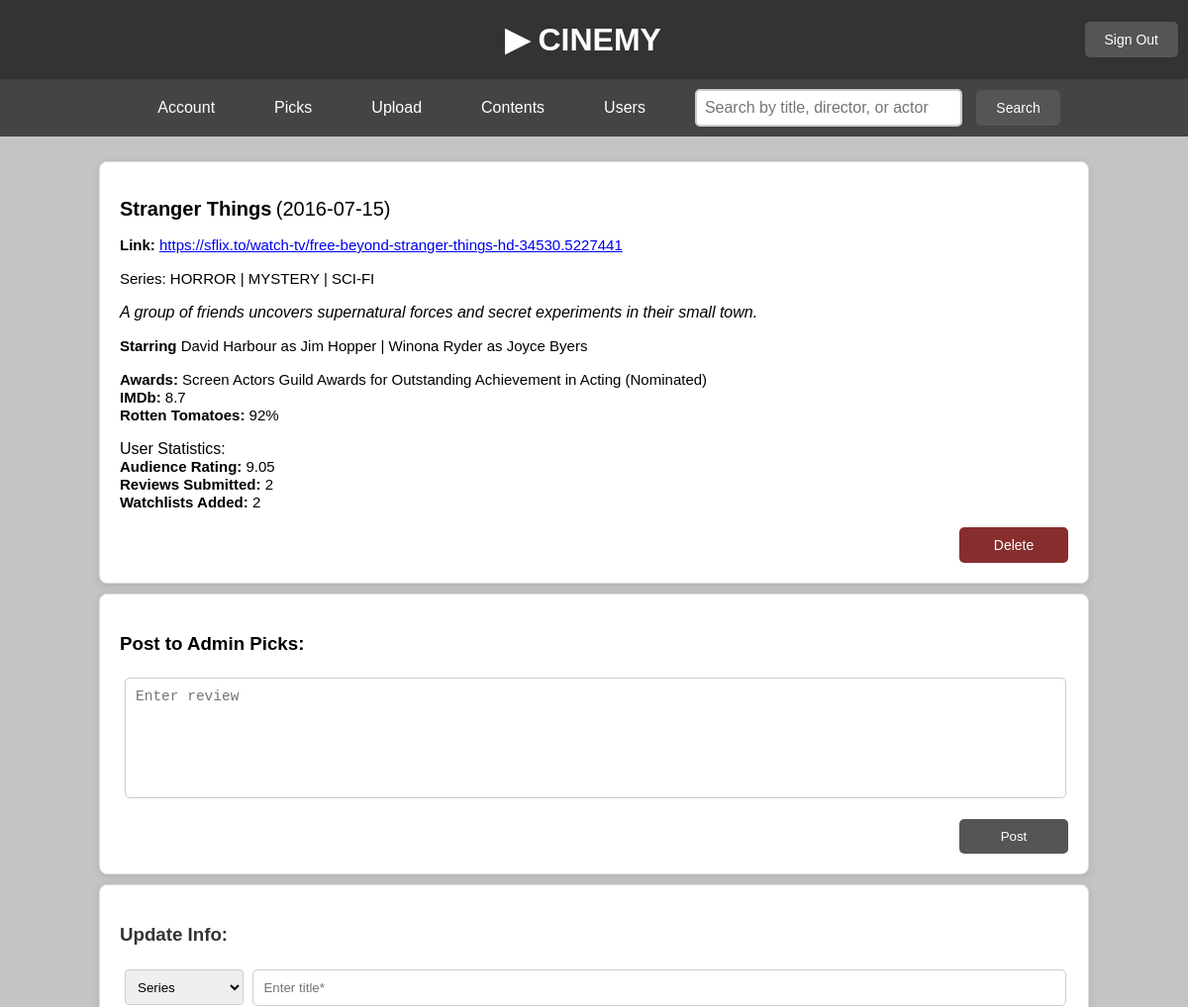
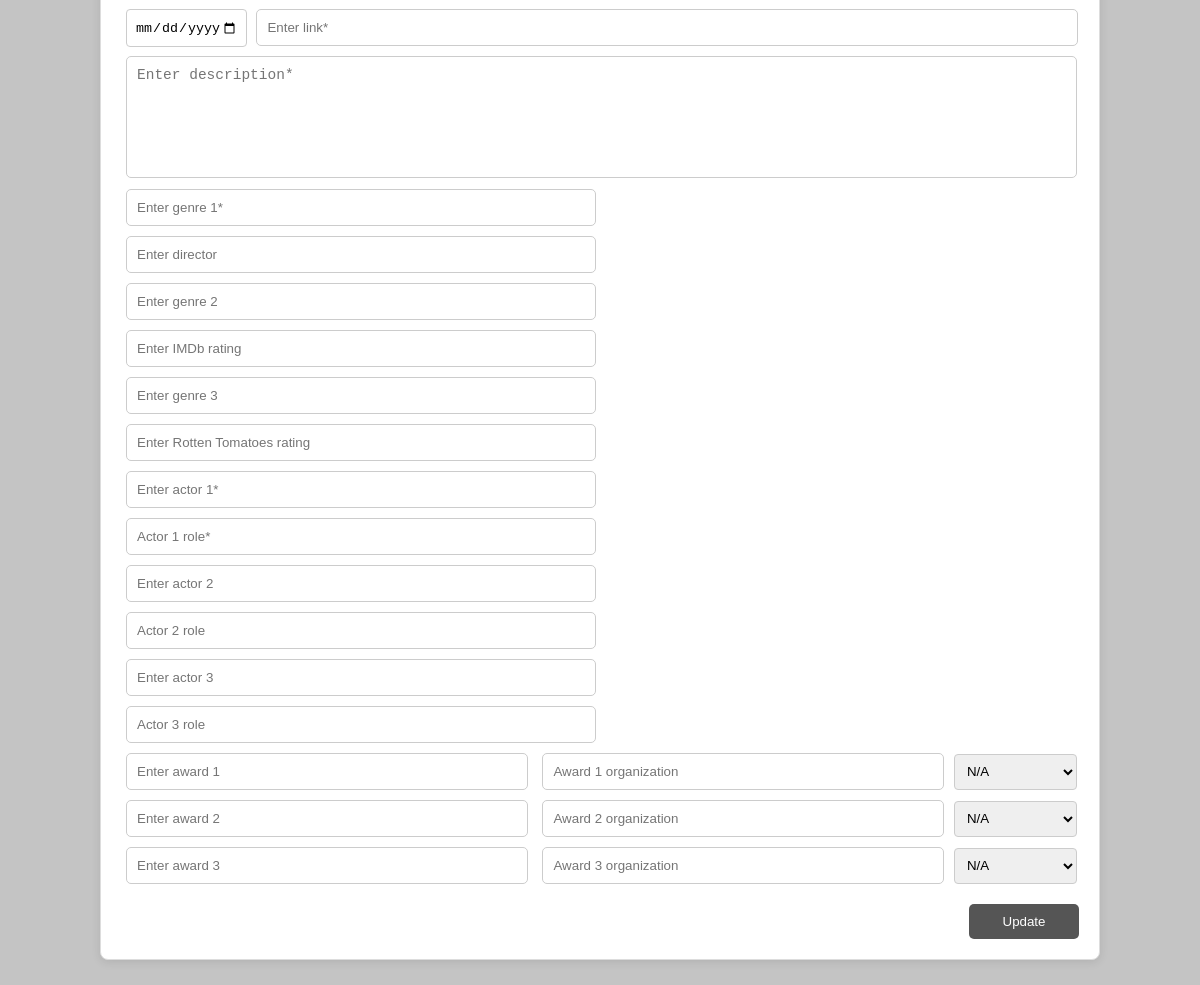
The page /admin_series.php?series_id=3 (signed in) on the database its author committed (2 pictures, top to bottom).
### tables this page shows
CREATE TABLE `series` (
  `series_id` int NOT NULL AUTO_INCREMENT,
  `series_title` varchar(60) DEFAULT NULL,
  `series_link` varchar(800) NOT NULL,
  `series_description` varchar(1000) DEFAULT NULL,
  `imdb_rating` decimal(3,1) DEFAULT NULL,
  `rotten_tomatoes_rating` int DEFAULT NULL,
  `release_date` date DEFAULT NULL,
  PRIMARY KEY (`series_id`)
);

### admin_series.php (the view, shortened to what this page needs)
<?php
require '_DB_connection.php';
$username = $_SESSION['username'];
if (isset($_GET['series_id'])) {
    $series_id = $_GET['series_id'];
} else {
    $series_id = $_POST['content_id'];
}
$query = "SELECT AVG(rating) FROM series_reviews WHERE series_id = ?";
$stmt = $conn->prepare($query);
$stmt->bind_param("i", $series_id);
$stmt->execute();
$stmt->bind_result($avg_rating);
$query = "SELECT COUNT(rating) FROM series_reviews WHERE series_id = ?";
$stmt = $conn->prepare($query);
$stmt->bind_param("i", $series_id);
$stmt->execute();
$stmt->bind_result($num_reviews);
$query = "SELECT COUNT(series_watchlist_id) FROM series_watchlists WHERE series_id =?";
$stmt = $conn->prepare($query);
$stmt->bind_param("i", $series_id);
$stmt->execute();
$stmt->bind_result($num_watchlists);
$query =
    "SELECT
        m.series_id AS id, m.series_title AS title, m.series_description AS description, m.imdb_rating, m.rotten_tomatoes_rating, m.release_date, m.series_link AS link,
        GROUP_CONCAT(DISTINCT g.genre ORDER BY g.genre ASC SEPARATOR ' | ') AS genres,
        '' AS director,
        GROUP_CONCAT(DISTINCT CONCAT(a.actor_name, ' as ', aim.role) ORDER BY a.actor_name ASC SEPARATOR ' | ') AS actors,
        GROUP_CONCAT(DISTINCT CONCAT(ma.award_org, ' for ', ma.award_title, ' (', ma.award_status, ')') ORDER BY ma.award_org ASC SEPARATOR ' | ') AS awards
    FROM series m
    LEFT JOIN series_genres mg ON m.series_id = mg.series_id
    LEFT JOIN genres g ON mg.genre_id = g.genre_id
    LEFT JOIN acted_in_series aim ON m.series_id = aim.series_id
    LEFT JOIN actors a ON aim.series_actor_id = a.actor_id
    LEFT JOIN series_awards ma ON m.series_id = ma.series_id
    WHERE m.series_id = ?;";
$stmt = $conn->prepare($query);
$stmt->bind_param("i", $series_id);
$stmt->execute();
$result = $stmt->get_result();
$content_info = $result->fetch_assoc();
$pick_details = [];
?>
<!DOCTYPE html>
<html lang="en">
<head>
</head>
<body>
<header>
    <h1>▶ CINEMY</h1>
    <form action="user_homepage.php" method="POST" style="display: inline;">
        <button type="submit" name="logout" class="logout-btn">Sign Out</button>
    </form>
</header>
<div class="menu-bar">
    <a href="admin_account.php">Account</a>
    <a href="admin_picks.php">Picks</a>
    <a href="admin_upload.php">Upload</a>
    <a href="admin_table_content.php">Contents</a>
    <a href="admin_table_users.php">Users</a>
    <div class="search-bar">
        <form action="admin_search.php" method="GET">
            <input type="text" name="search_query" placeholder="Search by title, director, or actor" required>
            <button type="submit">Search</button>
        </form>
    </div>
</div>
<main>
    <?php if (!$content_info['title']): ?>
        <div class="nothing-box">
            <div class="sorry-message">
                <h3>Nothing here!</h3>
            </div>
        </div>
    <?php else: ?>
        <div class="content-box">
            <p><span style="font-size: 20px; font-weight: bold;"><?php echo htmlspecialchars($content_info['title']); ?></span>
            <span style="font-size: 20px;">(<?php $release_date = new DateTime($content_info['release_date']); echo $release_date->format('Y-m-d');?>)</span></p>
            <p><span style="font-size: 15px;"><strong>Link: </strong> <a href="<?php echo htmlspecialchars($content_info['link']); ?>" target="_blank"><?php echo htmlspecialchars($content_info['link']); ?></a></span></p>
            <span style="font-size: 15px;">Series: <?php echo strtoupper(htmlspecialchars($content_info['genres'])); ?></span><br>
            <p><em><span style="font-size: 16px;"><?php echo htmlspecialchars($content_info['description']); ?></span></em></p>
            <?php if ($content_info['actors']): ?>
                <span style="font-size: 15px;"><strong>Starring </strong> <?php echo htmlspecialchars($content_info['actors']); ?></span>
            <?php endif; ?>
            <?php if ($content_info['awards']): ?>
                <span style="font-size: 15px;"><strong>Awards: </strong> <?php echo htmlspecialchars($content_info['awards']); ?></span><br>
            <?php endif; ?>
            <?php if ($content_info['imdb_rating']): ?>
                <span style="font-size: 15px;"><strong>IMDb: </strong><?php echo htmlspecialchars($content_info['imdb_rating']); ?></span><br>
            <?php endif; ?>
            <?php if ($content_info['rotten_tomatoes_rating']): ?>
                <span style="font-size: 15px;"><strong>Rotten Tomatoes: </strong> <?php echo htmlspecialchars($content_info['rotten_tomatoes_rating']); ?>%</span>
            <?php endif; ?>
            <p> User Statistics: <br>
            <span style="font-size: 15px;"><strong>Audience Rating: </strong> <?php echo htmlspecialchars(number_format($avg_rating, 2)); ?></span><br>
            <span style="font-size: 15px;"><strong>Reviews Submitted: </strong> <?php echo htmlspecialchars($num_reviews); ?></span><br>
            <span style="font-size: 15px;"><strong>Watchlists Added: </strong> <?php echo htmlspecialchars($num_watchlists); ?></span>
            <form action="admin_series.php" method="POST">
                <button type="submit" class="delete-btn">Delete</button>
            </form>
        </div>
        <?php if ($pick_details): ?>
            <div class="content-box">
                <h3>Your Pick Review:</h3>
                <p><span style="font-style: italic; font-size: 15px;">"<?php echo htmlspecialchars($pick_details['admin_pick_review']); ?>"</span>
                - <span style="font-weight: bold; font-size: 15px;"><?php echo ucwords(strtolower(htmlspecialchars($username))); ?></span><br>
                <span style="font-size: 14px;">~ <?php echo htmlspecialchars($pick_details['date_added']) . '</span>'; ?>
                <form action="admin_series.php" method="POST">
                    <input type="hidden" name="delete_pick" value="<?php echo $content_info['id']; ?>">
                    <button type="submit" class="delete-btn">Delete</button>
                </form>
        </div>
        <?php else: ?>
            <div class="content-box">
                <h3>Post to Admin Picks:</h3>
                <form action="admin_series.php" method="POST">
                    <div class="description">
                        <textarea name="pick_review" rows="5" placeholder="Enter review" required></textarea>
                    </div>
                    <button type="submit" class="add-new">Post</button>
                </form>
            </div>
        <?php endif;?>
        <div class="content-box">
            <h3 style="color: #333">Update Info:</h3>
            <form action="admin_series.php" method="POST">
                <select name="content_type" class="type">
                    <option value="series">Series</option>
                </select>
                <input class="title-input-bar" type="text" name="title" placeholder="Enter title*" required><br>
                <input class="date" type="date" name="release_date" required>
                <input class="title-input-bar" type="text" name="link" placeholder="Enter link*" required><br>
                <div class="description">
                    <textarea name="description" rows="5" placeholder="Enter description*" required></textarea>
                </div>
                <input class="input-bar" type="text" name="genre1" placeholder="Enter genre 1*" required>
                <input class="input-bar" type="text" name="director" placeholder="Enter director"><br>
                <input class="input-bar" type="text" name="genre2" placeholder="Enter genre 2">
                <input class="input-bar" type="number" min="0" max="10" step="0.1" name="imdb" placeholder="Enter IMDb rating"><br>
                <input class="input-bar" type="text" name="genre3" placeholder="Enter genre 3">
                <input class="input-bar" type="number" min="0" max="100" step="1" name="rotten" placeholder="Enter Rotten Tomatoes rating"><br>
                <input class="input-bar" type="text" name="actor1" placeholder="Enter actor 1*" required>
                <input class="input-bar" type="text" name="role1" placeholder="Actor 1 role*" required><br>
                <input class="input-bar" type="text" name="actor2" placeholder="Enter actor 2">
                <input class="input-bar" type="text" name="role2" placeholder="Actor 2 role"><br>
                <input class="input-bar" type="text" name="actor3" placeholder="Enter actor 3">
                <input class="input-bar" type="text" name="role3" placeholder="Actor 3 role"><br>
                <input class="award-input-bar" type="text" name="award1" placeholder="Enter award 1">
                <input class="award-input-bar" type="text" name="org1" placeholder="Award 1 organization">
                <select name="status1" style="width: 100%; height: 36px; width: 123px; padding: 8px; border: 1px solid #ccc; border-radius: 4px;">
                    <option value="none">N/A</option>
                </select><br>
                <input class="award-input-bar" type="text" name="award2" placeholder="Enter award 2">
                <input class="award-input-bar" type="text" name="org2" placeholder="Award 2 organization">
                <select name="status2" style="width: 100%; height: 36px; width: 123px; padding: 8px; border: 1px solid #ccc; border-radius: 4px;">
                    <option value="none">N/A</option>
                </select><br>
                <input class="award-input-bar" type="text" name="award3" placeholder="Enter award 3">
                <input class="award-input-bar" type="text" name="org3" placeholder="Award 3 organization">
                <select name="status3" style="width: 100%; height: 36px; width: 123px; padding: 8px; border: 1px solid #ccc; border-radius: 4px;">
                    <option value="none">N/A</option>
                </select><br>
                <button type="submit" class="add-new">Update</button>
            </form>
        </div>
    <?php endif ?>
</main>
</body>
</html>

### admin_series.php (style rules this page uses)
body { font-family: Helvetica, sans-serif; background-color: #c4c4c4; margin: 0; padding: 0; background-image: url('https://wallpaperbat.com/img/8612835-minimalist-fog-5120-x-2880.jpg'); background-position: center; background-attachment: fixed; background-size: cover; height: 100vh; }
header { background-color: #333; color: #fff; padding: 10px; display: flex; align-items: center; justify-content: space-between; position: relative; box-sizing: border-box; height: 80px; }
header h1 { margin: 0; flex-grow: 1; text-align: left; }
.logout-btn { background-color: #555; color: white; padding: 10px 20px; text-decoration: none; border-radius: 5px; font-size: 14px; transition: background-color 0.3s ease; border: none; cursor: pointer; }
.delete-btn { background-color: #872d2d; width: 140px; color: white; padding: 10px 10px; text-decoration: none; border-radius: 5px; font-size: 14px; transition: background-color 0.3s ease; border: none; color: white; border: none; border-radius: 4px; cursor: pointer; }
.menu-bar { background-color: #444; display: flex; justify-content: center; padding: 10px; align-items: center; }
.menu-bar a { color: white; text-decoration: none; padding: 10px 20px; margin: 0 10px; border-radius: 5px; font-size: 16px; transition: background-color 0.3s ease; }
.menu-bar .search-bar { display: flex; align-items: center; margin-left: 20px; }
.menu-bar .search-bar input { padding: 8px; font-size: 16px; border: 2px solid #ccc; border-radius: 5px; width: 250px; }
.menu-bar .search-bar button { padding: 10px 20px; background-color: #555; color: white; border: none; border-radius: 5px; cursor: pointer; font-size: 14px; transition: background-color 0.3s ease; margin-left: 10px; }
main { padding: 15px 100px; text-align: center; }
.content-box { background-color: #fff; padding: 20px 20px; border-radius: 8px; box-shadow: 0 2px 10px rgba(0, 0, 0, 0.1); position: relative; border: 1px solid #ddd; margin: 10px 0; text-align: left; }
.delete-btn { background-color: #872d2d; color: white; padding: 10px 10px; text-decoration: none; border-radius: 5px; transition: background-color 0.3s ease; display: block; width: 110px; margin-top: 10px; margin-left: auto; text-align: center; cursor: pointer; border: none; }
.description textarea { padding: 10px; font-size: 14.5px; border: 1px solid #ccc; border-radius: 5px; width: 929px; margin-top: 5px; margin-left: 5px; margin-bottom: 2px; height: 100px; resize: none; overflow: auto; }
.title-input-bar { width: 100%; max-width: 800px; padding: 10px; margin: 5px 0; border-radius: 5px; border: 1px solid #ccc; margin-left: 5px; }
.input-bar { width: 100%; max-width: 448px; padding: 10px; margin: 5px; margin-right: 2px; border-radius: 5px; border: 1px solid #ccc; }
.award-input-bar { width: 100%; max-width: 380px; margin-right: 5px; padding: 10px; margin: 5px; border-radius: 5px; border: 1px solid #ccc; }
.add-new { background-color: #555; color: white; padding: 10px 10px; text-decoration: none; border-radius: 5px; transition: background-color 0.3s ease; display: block; width: 110px; margin-top: 15px; margin-left: auto; text-align: center; cursor: pointer; border: none; }
.type { margin-left: 5px; height: 36px; width: 120px; padding: 8px; margin-bottom: 4px; border: 1px solid #ccc; border-radius: 4px; }
.date { margin-left: 5px; height: 20px; width: 103px; padding: 8px; margin-bottom: 4px; border: 1px solid #ccc; border-radius: 4px; }

### rows shown on the page
series: series_title "Stranger Things", release_date "2016-07-15", series_link "https://sflix.to/watch-tv/free-beyond-stranger-things-hd-34530.5227441", series_description "A group of friends uncovers supernatural forces and secret experiments in their small town.", imdb_rating "8.7", rotten_tomatoes_rating "92"

### other values the page prints
$content_info['genres'] "HORROR | MYSTERY | SCI-FI"
$content_info['actors'] "David Harbour as Jim Hopper | Winona Ryder as Joyce Byers"
$content_info['awards'] "Screen Actors Guild Awards for Outstanding Achievement in Acting (Nominated)"
$avg_rating "9.05"
$num_reviews "2"
$num_watchlists "2"
